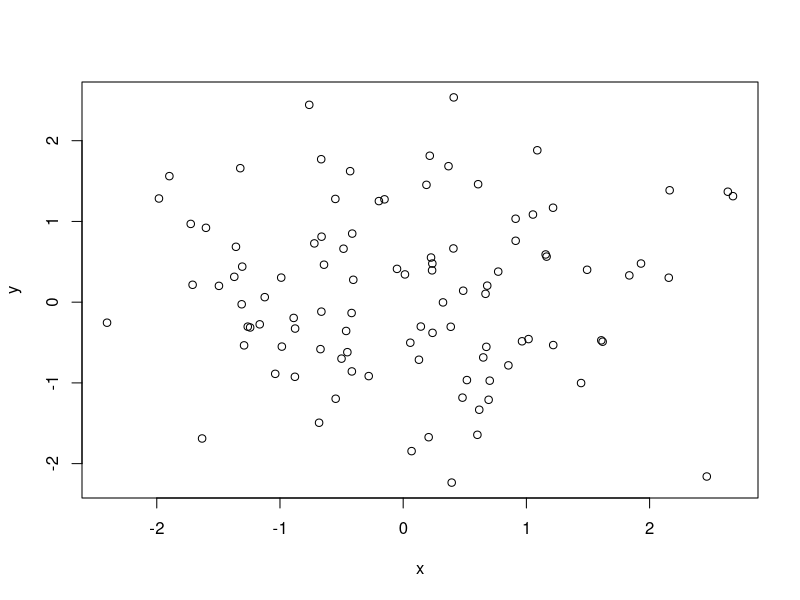
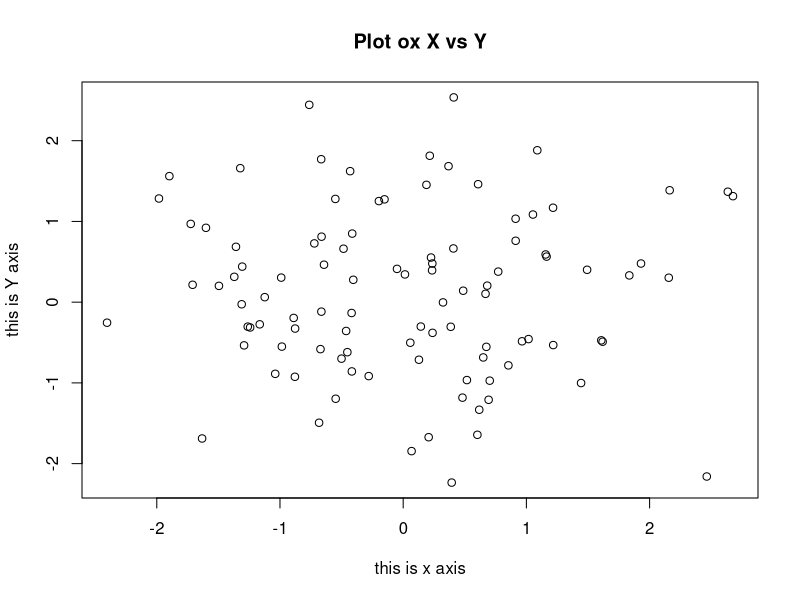

Write R code to recreate these figures, in order.
## ---- chunk 1
knitr::opts_chunk$set(echo = TRUE)
## ---- chunk 2
x=c(1,3,4,5)
x
y=c(4,5,80,-3)
y
length(x)
length(x)+length(y)
x-y
z=x+y

## ---- chunk 3
ls()
rm(z)
ls()
rm(list=ls()) #empty out the list
ls()
## ---- chunk 4

x = matrix(data=c(1,2,3,4,5,6), nrow=2 , ncol = 3, byrow=TRUE)
x
y = matrix(data=c(1,2,3,4,5,6), nrow=2 , ncol = 3, byrow=FALSE)
y
## ---- chunk 5
z= matrix(c(1,2,3,4,5,6), 3,2)
z
sqrt(x)
y^2
## ---- chunk 6
x=rnorm(50)

y=x+rnorm(50,mean=50, sd=.1)
cor(x,y)
## ---- chunk 7
set.seed(1303)
rnorm(50)
## ---- chunk 8
set.seed(3)
y=rnorm(100)
mean(y)
var(y)
sqrt(var(y))
sd(y)
#as we see variance = standard deviation.sq
## ---- chunk 9
x=rnorm(100)
y=rnorm(100)
plot(x,y)
plot(x,y,xlab = "this is x axis", ylab = "this is Y axis", main="Plot ox X vs Y")
